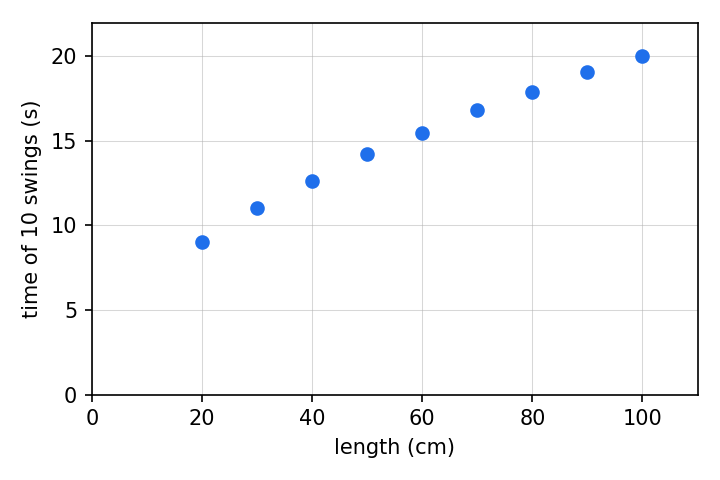

Generate this figure with Python:
#!/usr/bin/env python3
"""Plot the pendulum example used in Lecture 2 and Seminar 1.

Reads `pendulum.csv` (the cleaned file: comma between values, decimal point)
and writes `pendulum_plot.png` next to it. The same picture is copied to the
slides' `public/figures/`, where the Markdown image slide shows it.

The values are example values, written for the exercise: the time of 10 swings
of a pendulum for nine lengths, close to T = 2*pi*sqrt(L/g).

Usage:  python pendulum_plot.py      (needs matplotlib)
"""
import csv
import shutil
from pathlib import Path

import matplotlib

matplotlib.use("Agg")
import matplotlib.pyplot as plt

HERE = Path(__file__).resolve().parent
SLIDES = HERE.parents[2] / "content" / "public" / "figures"


def main():
    with open(HERE / "pendulum.csv", newline="") as f:
        rows = list(csv.DictReader(f))
    length = [float(r["length_cm"]) for r in rows]
    t10 = [float(r["t10_s"]) for r in rows]

    fig, ax = plt.subplots(figsize=(4.8, 3.2), dpi=150)
    ax.plot(length, t10, "o", color="#1f6feb")
    ax.set_xlabel("length (cm)")
    ax.set_ylabel("time of 10 swings (s)")
    ax.set_xlim(0, 110)
    ax.set_ylim(0, 22)
    ax.grid(True, linewidth=0.5, alpha=0.5)
    fig.tight_layout()

    out = HERE / "pendulum_plot.png"
    # No timestamp in the file, so a rerun gives the same bytes.
    fig.savefig(out, metadata={"Software": None})
    shutil.copyfile(out, SLIDES / "pendulum_plot.png")


if __name__ == "__main__":
    main()
